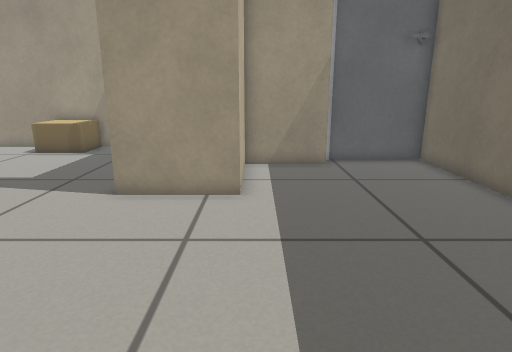
View 1 (above)

14 first-person views from a walk through a Gazebo world. The camera is 0.6 m above the floor, tilts 14° down and sees 75° across. The floor is counted in squares, 0.2 m on a side. Each view is taken from the middle of a square. On the plan, view 1 faces up. The plan holds only what a view shows up to about 20 squares ahead; the rest is blank. Gazebo's built-in surfaces are drawn with simple patterns.

View 2
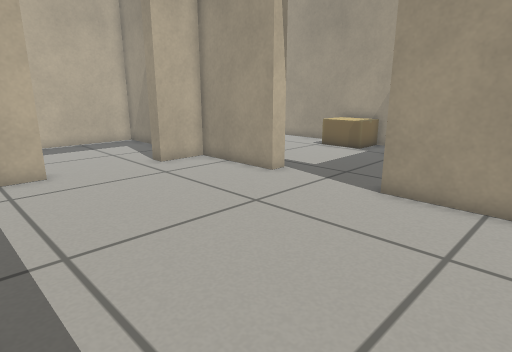

View 3
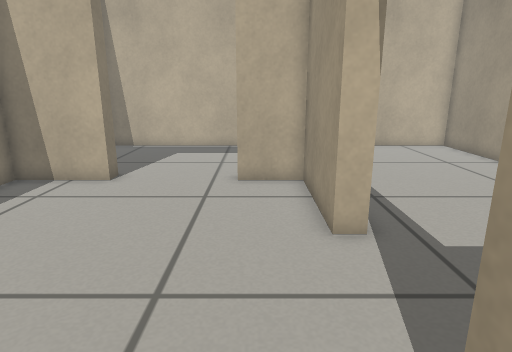

View 4
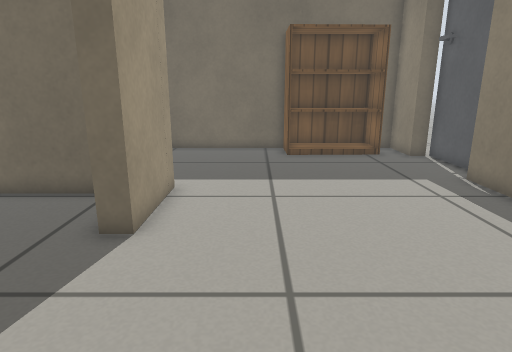

View 5
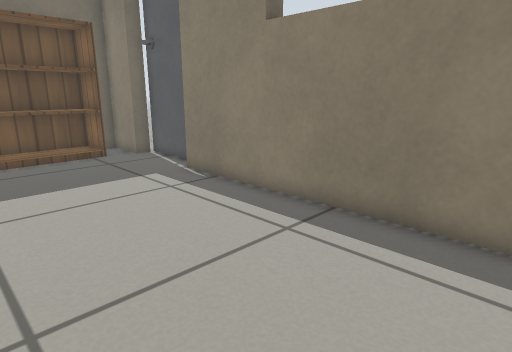

View 6
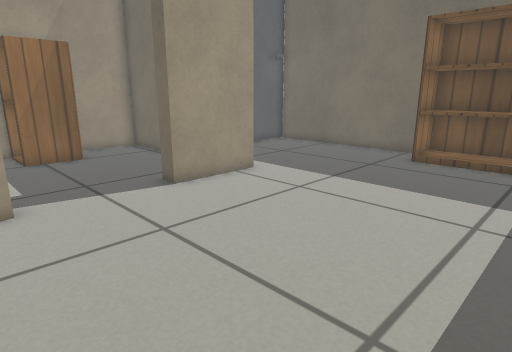

View 7
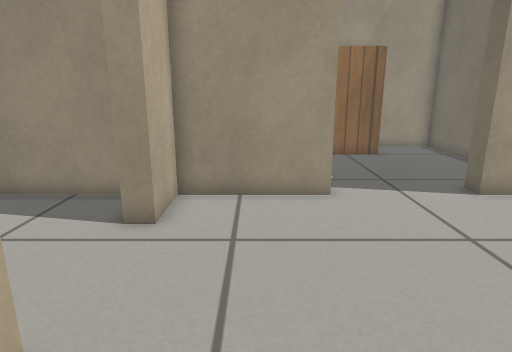

View 8
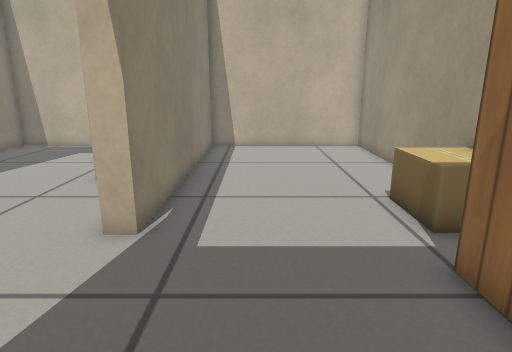

View 9
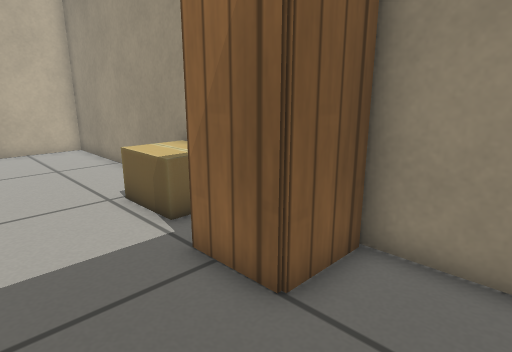

View 10
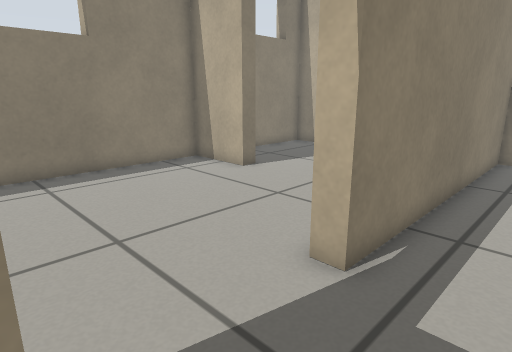

View 11
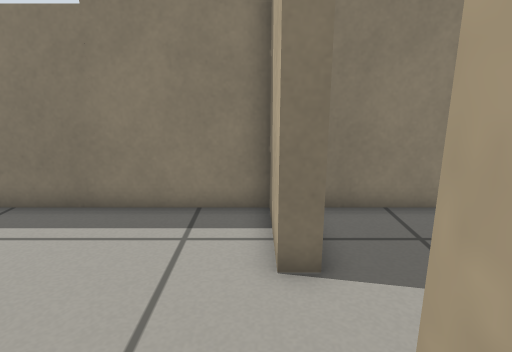

View 12
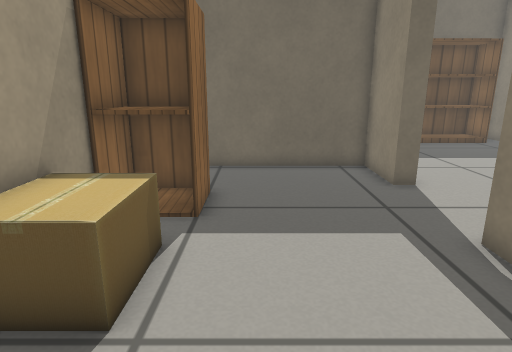

View 13
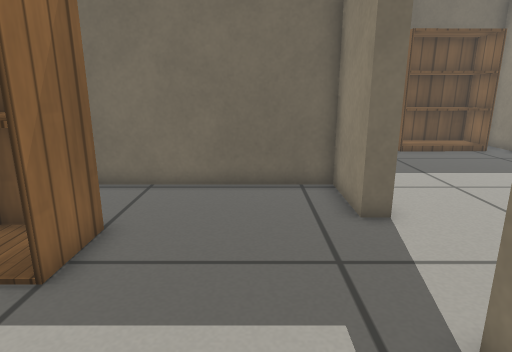

View 14
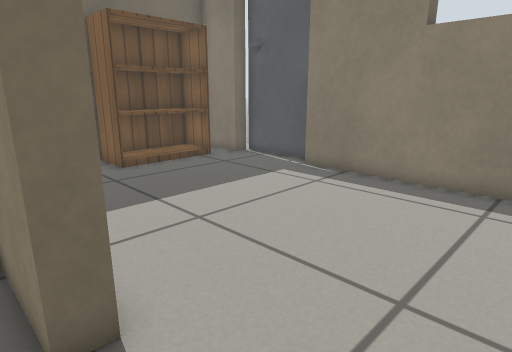

### Floor plan
Ten units are one square. View 1 is at (0, 0); x grows to the right and y downward. Boxes are objects, and circles mark ways between rooms. Rooms are numbered by the first view taken in them; rooms with no view inside come last. Other rooms are left out.
<svg viewBox="-218 -194 298 209">
<path fill="none" stroke="#000" d="M-88 -97 -134 -97 -134 -74M50 5 75 5 75 -1M75 -54 75 -150M31 -142 -5 -142 -5 -97 -43 -97M-134 -29 -134 5 6 5M-71 -189 -213 -189 -213 -104 -88 -104M-43 -104 -12 -104 -12 -189 -50 -189M-213 -83 -213 5 -148 5M-150 -97 -199 -97"/>
<rect x="45" y="-55" width="30" height="50" fill="#bbb"><title>bookshelf</title></rect>
<rect x="-115" y="-185" width="30" height="20" fill="#bbb"><title>cardboard box</title></rect>
<rect x="-75" y="-185" width="30" height="20" fill="#bbb"><title>cabinet</title></rect>
<circle cx="-65" cy="-100" r="3" fill="#2a7"/>
<circle cx="-136" cy="-50" r="3" fill="#2a7"/>
<text x="-20" y="-50">1</text>
<text x="-110" y="-150">2</text>
<text x="-180" y="-50">3</text>
</svg>
Room 1 opens to room 2. Room 1 opens to room 3.

Where each view was taken, in squares from view 1:
view 1: 0 up, 0 right, facing up
view 2: 0 up, 0 right, facing up-left
view 3: 8 up, 2 left, facing left
view 4: 7 up, 11 left, facing right
view 5: 7 up, 11 left, facing down-right
view 6: 0 up, 10 left, facing up-right
view 7: 0 up, 11 left, facing up
view 8: 13 up, 2 left, facing left
view 9: 13 up, 2 left, facing up-left
view 10: 13 up, 4 left, facing down-left
view 11: 8 up, 13 left, facing down
view 12: 15 up, 15 left, facing right
view 13: 13 up, 12 left, facing right
view 14: 11 up, 8 left, facing down-right
